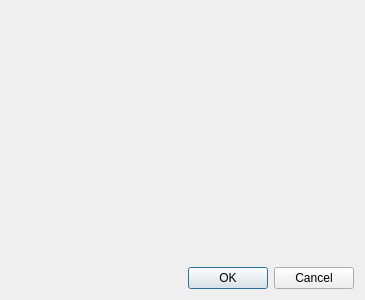
<?xml version="1.0" encoding="UTF-8"?>
<ui version="4.0">
 <class>Form</class>
 <widget class="QWidget" name="Form">
  <property name="geometry">
   <rect>
    <x>0</x>
    <y>0</y>
    <width>365</width>
    <height>300</height>
   </rect>
  </property>
  <property name="windowTitle">
   <string>Form</string>
  </property>
  <layout class="QVBoxLayout" name="verticalLayout">
   <item>
    <widget class="QWidget" name="container_widget" native="true"/>
   </item>
   <item>
    <widget class="QDialogButtonBox" name="buttonBox">
     <property name="standardButtons">
      <set>QDialogButtonBox::Cancel|QDialogButtonBox::Ok</set>
     </property>
    </widget>
   </item>
  </layout>
 </widget>
 <resources/>
 <connections/>
</ui>
